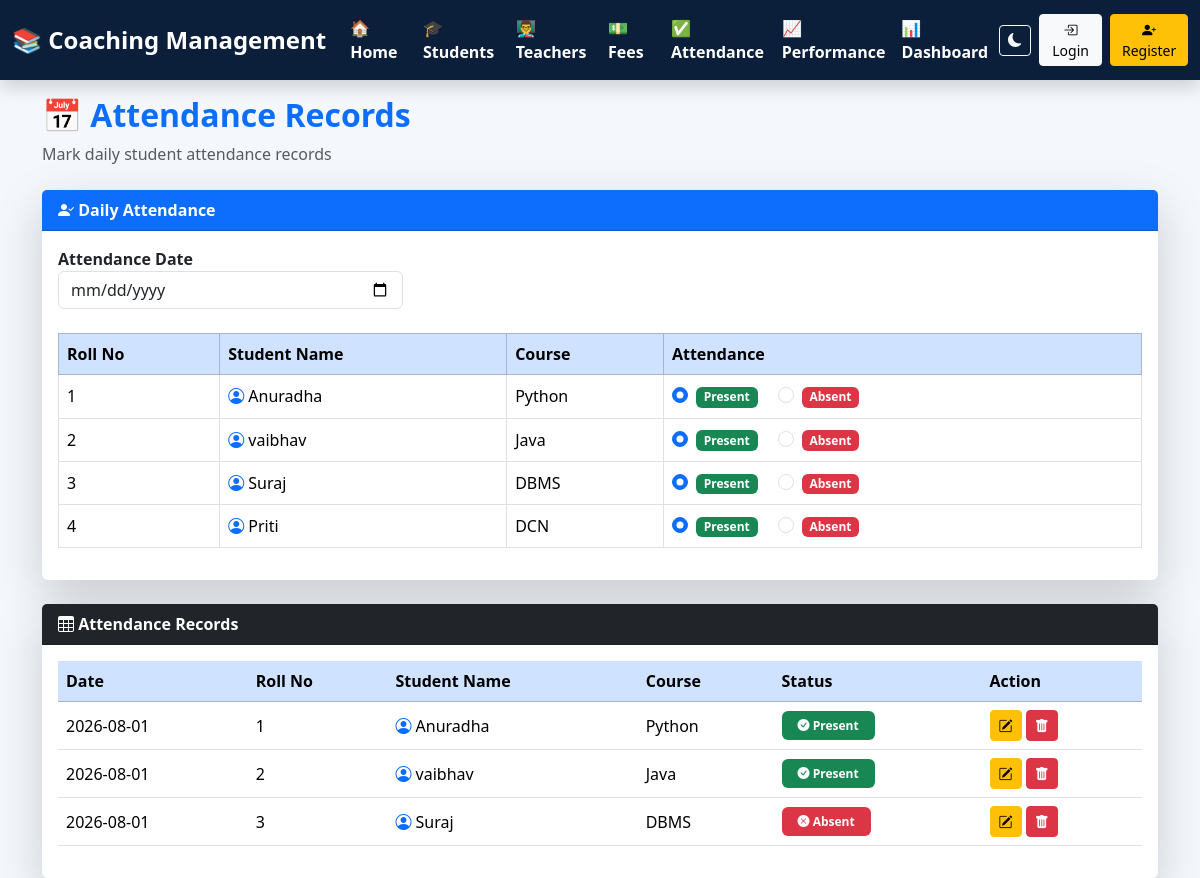
The app's page /attendance with its own data.
### tables this page shows
CREATE TABLE students(

        id INTEGER PRIMARY KEY AUTOINCREMENT,
        roll_no INTEGER UNIQUE,
        name TEXT,
        father_name TEXT,
        surname TEXT,
        mobile TEXT,
        course TEXT,
        batch TEXT,
        address TEXT,
        admission_date TEXT,
        status TEXT

    , photo TEXT DEFAULT 'default.png');

CREATE TABLE attendance(

        id INTEGER PRIMARY KEY AUTOINCREMENT,
        student_id INTEGER NOT NULL,
        date TEXT,
        status TEXT,

        FOREIGN KEY(student_id)
        REFERENCES students(id)
        ON DELETE CASCADE

    );

### app.py (the view, shortened to what this page needs)
@app.route("/attendance", methods=["GET","POST"])
def attendance():
    conn = get_connection()
    students = conn.execute(" SELECT * FROM students  ORDER BY roll_no ").fetchall()
    attendance = conn.execute("""
        SELECT
        attendance.id,
        students.roll_no,
        students.name,
        students.course,
        attendance.date,
        attendance.status
        FROM attendance
        INNER JOIN students
        ON attendance.student_id = students.id
        ORDER BY attendance.date DESC,
        students.roll_no ASC

    """).fetchall()
    conn.close()
    return render_template(
        "attendance.html",
        students=students,
        attendance=attendance
    )

### db.py (called while the page is built)
def get_connection():
    conn = sqlite3.connect(DATABASE)
    conn.row_factory = sqlite3.Row
    conn.execute("PRAGMA foreign_keys = ON")
    return conn

### templates/attendance.html (shortened to what this page needs)
{% extends "base.html" %}
{% block content %}
<div class="mb-4">
    <h2 class="fw-bold text-primary">
       📅 Attendance Records
    </h2>
    <p class="text-muted">
        Mark daily student attendance records
    </p>
</div>
<div class="card shadow-lg border-0 mb-4">
    <div class="card-header bg-primary text-white fw-bold">
        <i class="bi bi-person-check-fill"></i>
        Daily Attendance
    </div>
    <div class="card-body">
        <form method="POST" action="/attendance">
            <div class="row mb-4">
                <div class="col-md-4">
                    <label class="fw-semibold">
                        Attendance Date
                    </label>
                    <input
                    type="date"
                    name="date"
                    class="form-control"
                    required>
                </div>
            </div>
            <div class="table-responsive">
                <table class="table table-bordered table-hover align-middle">
                    <thead class="table-primary">
                        <tr>
                            <th>Roll No</th>
                            <th>Student Name </th>
                            <th> Course</th>
                            <th>Attendance</th>
                        </tr>
                    </thead>
                    <tbody>
                    {% for student in students %}
                    <tr>
                        <td> {{student['roll_no']}} </td>
                        <td>
                            <i class="bi bi-person-circle text-primary"></i>
                            {{student['name']}}
                        </td>
                        <td> {{student['course']}}  </td>
                        <td>
                            <div class="form-check form-check-inline">
                                <input
                                class="form-check-input"
                                type="radio"
                                name="status_{{student['id']}}"
                                value="Present"
                                checked>
                                <label class="form-check-label">
                                    <span class="badge bg-success">
                                        Present
                                    </span>
                                </label>
                            </div>
                            <div class="form-check form-check-inline">
                                <input
                                class="form-check-input"
                                type="radio"
                                name="status_{{student['id']}}"
                                value="Absent">
                                <label class="form-check-label">
                                    <span class="badge bg-danger">
                                        Absent
                                    </span>
                                </label>
                            </div>
                        </td>
                    </tr>
                    {% endfor %}
                    </tbody>
                </table>
            </div>
        </form>
    </div>
</div>
<div class="card shadow-lg border-0">
    <div class="card-header bg-dark text-white fw-bold">
        <i class="bi bi-table"></i>
        Attendance Records
    </div>
    <div class="card-body">
        <div class="table-responsive">
            <table class="table table-hover align-middle">
                <thead class="table-primary">
                    <tr>
                        <th> Date </th>
                        <th>Roll No</th>
                        <th>Student Name </th>
                        <th> Course</th>
                        <th> Status</th>
                        <th>Action </th>
                    </tr>
                </thead>
                <tbody>
                {% for row in attendance %}
                <tr>
                    <td>{{row['date']}}</td>
                    <td> {{row['roll_no']}} </td>
                    <td>
                        <i class="bi bi-person-circle text-primary"></i>
                        {{row['name']}}
                    </td>
                    <td>{{row['course']}}</td>
                    <td>
                        {% if row['status']=="Present" %}
                        <span class="badge bg-success px-3 py-2">
                            <i class="bi bi-check-circle-fill"></i>
                            Present
                        </span>
                        {% else %}
                        <span class="badge bg-danger px-3 py-2">
                            <i class="bi bi-x-circle-fill"></i>
                            Absent
                        </span>
                        {% endif %}
                    </td>
                    <td>
                        <a href="/edit_attendance/{{row['id']}}"
                        class="btn btn-warning btn-sm">
                            <i class="bi bi-pencil-square"></i>
                        </a>
                        <a href="/delete_attendance/{{row['id']}}"
                        class="btn btn-danger btn-sm"
                        onclick="return confirm('Delete this attendance?')">
                            <i class="bi bi-trash-fill"></i>
                        </a>
                    </td>
                </tr>
                {% endfor %}
                </tbody>
            </table>
        </div>
    </div>
</div>
{% endblock %}

### templates/base.html (style rules this page uses)
body { background:#f4f7fb; transition:0.3s; }

### records on screen
students: roll_no "1", name "Anuradha", course "Python"
students: roll_no "2", name "vaibhav", course "Java"
students: roll_no "3", name "Suraj", course "DBMS"
students: roll_no "4", name "Priti", course "DCN"
attendance: date "2026-08-01", roll_no "1", name "Anuradha", course "Python", status "Present" (drawn)
attendance: date "2026-08-01", roll_no "2", name "vaibhav", course "Java", status "Present" (drawn)
attendance: date "2026-08-01", roll_no "3", name "Suraj", course "DBMS", status "Absent" (drawn)
